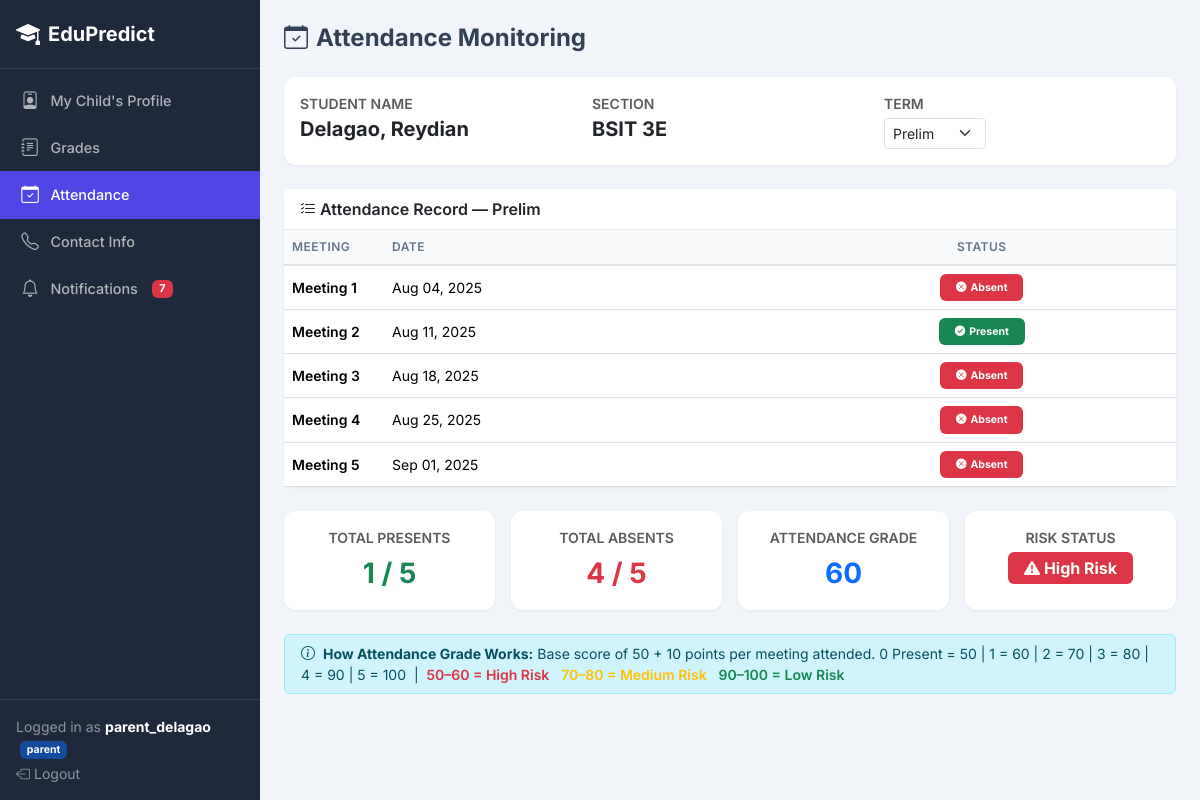
Screenshot of /parent/attendance (signed in) with the database file from the repository.
### app.py (models this page shows, shortened)
class User(db.Model):
    __tablename__ = 'users'
    id = db.Column(db.Integer, primary_key=True)
    username = db.Column(db.String(80), unique=True, nullable=False)
    password_hash = db.Column(db.String(256), nullable=False)
    role = db.Column(db.String(20), default='teacher')
    student_id = db.Column(db.Integer, db.ForeignKey('students.id'), nullable=True)
    @property
    def is_authenticated(self): return True
    @property
    def is_staff(self): return self.role in ('admin', 'teacher')
    @property
    def is_parent(self): return self.role == 'parent'

class Student(db.Model):
    __tablename__ = 'students'
    id = db.Column(db.Integer, primary_key=True)
    name = db.Column(db.String(100), nullable=False)
    section = db.Column(db.String(20))
    year_level = db.Column(db.Integer)
    semester = db.Column(db.String(30))
    school_year = db.Column(db.String(30))
    email = db.Column(db.String(100))
    is_scholar = db.Column(db.Boolean, default=False)
    is_working_student = db.Column(db.Boolean, default=False)
    parent_phone = db.Column(db.String(20))
    parent_name = db.Column(db.String(100))
    records = db.relationship('ClassRecord', backref='student', lazy=True)
    predictions = db.relationship('Prediction', backref='student', lazy=True)
    activities = db.relationship('StudentActivity', backref='student', lazy=True)
    quiz_scores = db.relationship('QuizScore', backref='student', lazy=True)
    notifications = db.relationship('Notification', backref='student', lazy=True)

class AttendanceRecord(db.Model):
    __tablename__ = 'attendance_records'
    id = db.Column(db.Integer, primary_key=True)
    student_id = db.Column(db.Integer, db.ForeignKey('students.id'), nullable=False)
    term = db.Column(db.String(20), default='Prelim')  # Prelim / Midterm / Finals
    meeting_number = db.Column(db.Integer, nullable=False)  # 1-5
    date = db.Column(db.Date, nullable=True)
    status = db.Column(db.String(10), nullable=False, default='Present')  # Present / Absent
    room = db.Column(db.String(50))
    student = db.relationship('Student', backref='attendance_records')

### app.py (the view)
@app.route('/parent/attendance')
@login_required
def parent_attendance():
    if current_user.role != 'parent' or not current_user.student_id:
        abort(403)
    student = db.session.get(Student, current_user.student_id)
    if not student:
        abort(404)
    term_filter = request.args.get('term', 'Prelim')
    records = AttendanceRecord.query.filter_by(
        student_id=student.id, term=term_filter
    ).order_by(AttendanceRecord.meeting_number).all()
    meetings = []
    for r in records:
        meetings.append({
            'number': r.meeting_number,
            'date': r.date.strftime('%b %d, %Y') if r.date else '—',
            'status': r.status,
        })
    present = sum(1 for r in records if r.status == 'Present')
    absent = len(records) - present
    att_grade = _calc_attendance_grade(present)
    att_risk = _attendance_risk_level(att_grade)
    return render_template('parent_attendance.html',
                           student=student,
                           current_term=term_filter,
                           meetings=meetings,
                           present=present,
                           absent=absent,
                           total=len(records),
                           grade=att_grade,
                           risk=att_risk)

### app.py (called while the page is built)
def _calc_attendance_grade(present_count):
    return min(100, 50 + present_count * 10)

def _attendance_risk_level(att_grade):
    if att_grade <= 60:
        return 'High'
    elif att_grade <= 80:
        return 'Medium'
    return 'Low'

@login_manager.user_loader
def load_user(user_id):
    return db.session.get(User, int(user_id))

### templates/parent_attendance.html (shortened to what this page needs)
{% extends "base.html" %}
{% block content %}
<div class="d-flex flex-wrap align-items-center justify-content-between gap-2 mb-4">
    <h4 class="fw-bold mb-0"><i class="bi bi-calendar-check me-2"></i>Attendance Monitoring</h4>
</div>
<div class="card mb-4">
    <div class="card-body">
        <div class="row g-3">
            <div class="col-md-4">
                <div class="small text-muted text-uppercase fw-semibold">Student Name</div>
                <div class="fw-bold fs-5">{{ student.name }}</div>
            </div>
            <div class="col-md-4">
                <div class="small text-muted text-uppercase fw-semibold">Section</div>
                <div class="fw-bold fs-5">{{ student.section or '—' }}</div>
            </div>
            <div class="col-md-4">
                <div class="small text-muted text-uppercase fw-semibold">Term</div>
                <form method="get" action="{{ url_for('parent_attendance') }}" class="d-flex align-items-center gap-2 mt-1">
                    <select name="term" class="form-select form-select-sm" style="width:auto" onchange="this.form.submit()">
                        <option value="Prelim" {{ 'selected' if current_term == 'Prelim' }}>Prelim</option>
                    </select>
                </form>
            </div>
        </div>
    </div>
</div>
<div class="card mb-4">
    <div class="card-header fw-semibold">
        <i class="bi bi-list-check me-1"></i>Attendance Record — {{ current_term }}
    </div>
    {% if meetings %}
    <div class="table-responsive">
        <table class="table table-hover align-middle mb-0">
            <thead>
                <tr>
                    <th style="width:100px">Meeting</th>
                    <th>Date</th>
                    <th class="text-center">Status</th>
                </tr>
            </thead>
            <tbody>
                {% for m in meetings %}
                <tr>
                    <td class="fw-semibold">Meeting {{ m.number }}</td>
                    <td>{{ m.date }}</td>
                    <td class="text-center">
                        {% if m.status == 'Present' %}
                        <span class="badge bg-success px-3 py-2"><i class="bi bi-check-circle-fill me-1"></i>Present</span>
                        {% else %}
                        <span class="badge bg-danger px-3 py-2"><i class="bi bi-x-circle-fill me-1"></i>Absent</span>
                        {% endif %}
                    </td>
                </tr>
                {% endfor %}
            </tbody>
        </table>
    </div>
    {% else %}
    <div class="card-body">
        <div class="alert alert-secondary mb-0">
            <i class="bi bi-info-circle me-1"></i>No attendance records yet for the <strong>{{ current_term }}</strong> term.
        </div>
    </div>
    {% endif %}
</div>
<div class="row g-3 mb-4">
    <div class="col-6 col-md-3">
        <div class="card text-center h-100">
            <div class="card-body">
                <div class="text-muted small text-uppercase fw-semibold">Total Presents</div>
                <div class="fs-3 fw-bold text-success mt-1">{{ present }} / {{ total }}</div>
            </div>
        </div>
    </div>
    <div class="col-6 col-md-3">
        <div class="card text-center h-100">
            <div class="card-body">
                <div class="text-muted small text-uppercase fw-semibold">Total Absents</div>
                <div class="fs-3 fw-bold text-danger mt-1">{{ absent }} / {{ total }}</div>
            </div>
        </div>
    </div>
    <div class="col-6 col-md-3">
        <div class="card text-center h-100">
            <div class="card-body">
                <div class="text-muted small text-uppercase fw-semibold">Attendance Grade</div>
                <div class="fs-3 fw-bold text-primary mt-1">{{ grade }}</div>
            </div>
        </div>
    </div>
    <div class="col-6 col-md-3">
        <div class="card text-center h-100">
            <div class="card-body">
                <div class="text-muted small text-uppercase fw-semibold">Risk Status</div>
                <div class="mt-1">
                    {% if risk == 'High' %}
                    <span class="badge bg-danger fs-6 px-3 py-2"><i class="bi bi-exclamation-triangle-fill me-1"></i>High Risk</span>
                    {% elif risk == 'Medium' %}
                    <span class="badge bg-warning text-dark fs-6 px-3 py-2"><i class="bi bi-exclamation-circle-fill me-1"></i>Medium Risk</span>
                    {% else %}
                    <span class="badge bg-success fs-6 px-3 py-2"><i class="bi bi-shield-fill-check me-1"></i>Low Risk</span>
                    {% endif %}
                </div>
            </div>
        </div>
    </div>
</div>
<div class="alert alert-info py-2 small">
    <i class="bi bi-info-circle me-1"></i>
    <strong>How Attendance Grade Works:</strong> Base score of 50 + 10 points per meeting attended.
    0 Present = 50 | 1 = 60 | 2 = 70 | 3 = 80 | 4 = 90 | 5 = 100 &nbsp;|&nbsp;
    <span class="text-danger fw-semibold">50–60 = High Risk</span> &nbsp;
    <span class="text-warning fw-semibold">70–80 = Medium Risk</span> &nbsp;
    <span class="text-success fw-semibold">90–100 = Low Risk</span>
</div>
{% endblock %}

### templates/base.html (shortened to what this page needs)
<!DOCTYPE html>
<html lang="en" data-bs-theme="light">
<head>
    <link href="https://cdn.jsdelivr.net/npm/bootstrap@5.3.3/dist/css/bootstrap.min.css" rel="stylesheet">
    <link href="https://cdn.jsdelivr.net/npm/bootstrap-icons@1.11.3/font/bootstrap-icons.min.css" rel="stylesheet">
    <link rel="stylesheet" href="{{ url_for('static', filename='css/style.css') }}">
</head>
<body>
<div class="d-flex min-vh-100">
    <nav class="sidebar d-none d-lg-flex flex-column flex-shrink-0">
        <div class="sidebar-brand d-flex align-items-center gap-2 px-3 py-3 border-bottom border-white border-opacity-10">
            <i class="bi bi-mortarboard-fill fs-4"></i>
            <span class="fw-bold fs-5">EduPredict</span>
        </div>
        {% include '_sidebar_nav.html' %}
        <div class="mt-auto px-3 py-3 border-top border-white border-opacity-10 small">
            <div class="text-white-50">
                Logged in as <strong class="text-white">{{ current_user.username }}</strong>
                <span class="badge bg-primary bg-opacity-50 ms-1">{{ current_user.role }}</span>
            </div>
            <a href="{{ url_for('logout') }}" class="text-white-50 text-decoration-none d-inline-flex align-items-center gap-1 mt-1">
                <i class="bi bi-box-arrow-left"></i> Logout
            </a>
        </div>
    </nav>
    <div class="flex-grow-1 main-wrapper">
        <main class="p-3 p-md-4">
            {% block content %}{% endblock %}
        </main>
    </div>
</div>
</body>
</html>

### static/css/style.css (style rules this page uses)
:root { --ep-sidebar: 260px; --ep-dark: #1e293b; --ep-dark-hover: #334155; --ep-primary: #4f46e5; --ep-success: #10b981; --ep-warning: #f59e0b; --ep-danger: #ef4444; --ep-info: #06b6d4; }
body { font-family: 'Inter', system-ui, -apple-system, sans-serif; background: #f1f5f9; color: #334155; }
a { color: var(--ep-primary); }
.sidebar, .sidebar-offcanvas { background: var(--ep-dark); color: #fff; width: var(--ep-sidebar); }
.sidebar .sidebar-brand { font-size: 1.15rem; }
.main-wrapper { min-height: 100vh; }
.table { font-size: .875rem; }
.table thead th { background: #f8fafc; font-weight: 600; text-transform: uppercase; font-size: .75rem; letter-spacing: .04em; color: #64748b; border-bottom-width: 2px; white-space: nowrap; }
.table tbody tr { transition: background .1s; }
.card { border: none; border-radius: .75rem; box-shadow: 0 1px 3px rgba(0,0,0,.06); }
.card-header { background: #fff; font-weight: 600; border-bottom: 1px solid #e2e8f0; }

### rows the page displays
User: username "parent_delagao", role "parent"
Student: name "Delagao, Reydian", section "BSIT 3E"
AttendanceRecord: number "1", date "Aug 04, 2025", status "Absent" (drawn)
AttendanceRecord: number "2", date "Aug 11, 2025", status "Present" (drawn)
AttendanceRecord: number "3", date "Aug 18, 2025", status "Absent" (drawn)
AttendanceRecord: number "4", date "Aug 25, 2025", status "Absent" (drawn)
AttendanceRecord: number "5", date "Sep 01, 2025", status "Absent" (drawn)

### other values shown
{{ current_term }} "Prelim"
{{ present }} "1"
{{ total }} "5"
{{ absent }} "4"
{{ grade }} "60"
